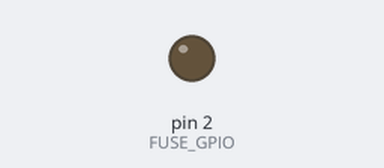
A sketch run on a simulated Arduino Uno, built with avr-gcc and run on an emulated ATmega328P. Shown: output pins drawn as LEDs (lit = HIGH).

Above: at 0.2 s.
Timing chart, 0 to 1.7 s (numbered marks = the images above):
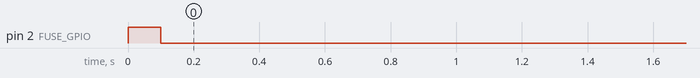

The sketch:

fusing.ino
```cpp
const int FUSE_GPIO = 2;

void setup() {
  pinMode(FUSE_GPIO, OUTPUT);
  digitalWrite(FUSE_GPIO, LOW);
  Fusing();
}

void loop() {
}

void Fusing() {
  digitalWrite(FUSE_GPIO, HIGH);
  delay(100);
  digitalWrite(FUSE_GPIO, LOW);
}
```
